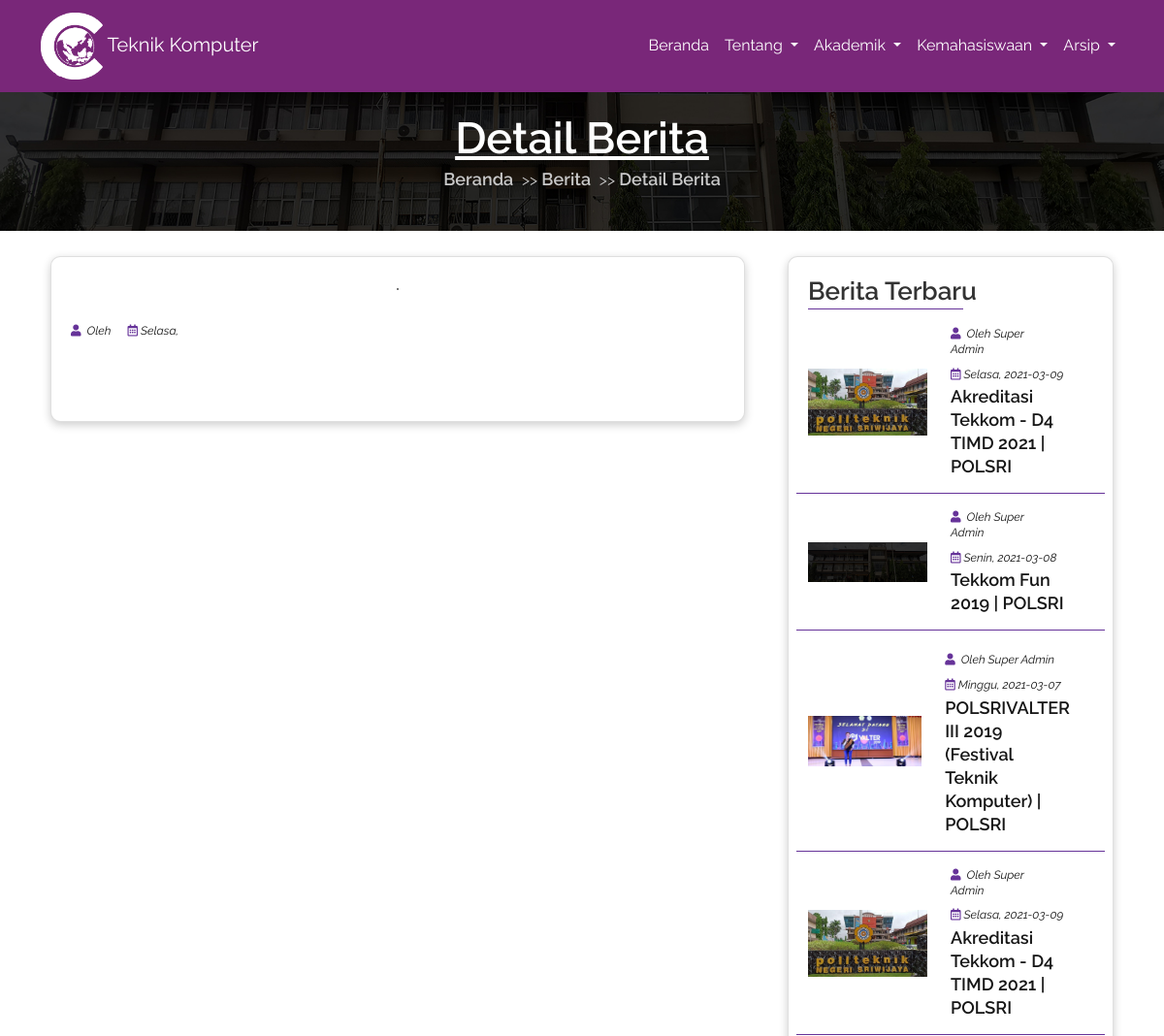
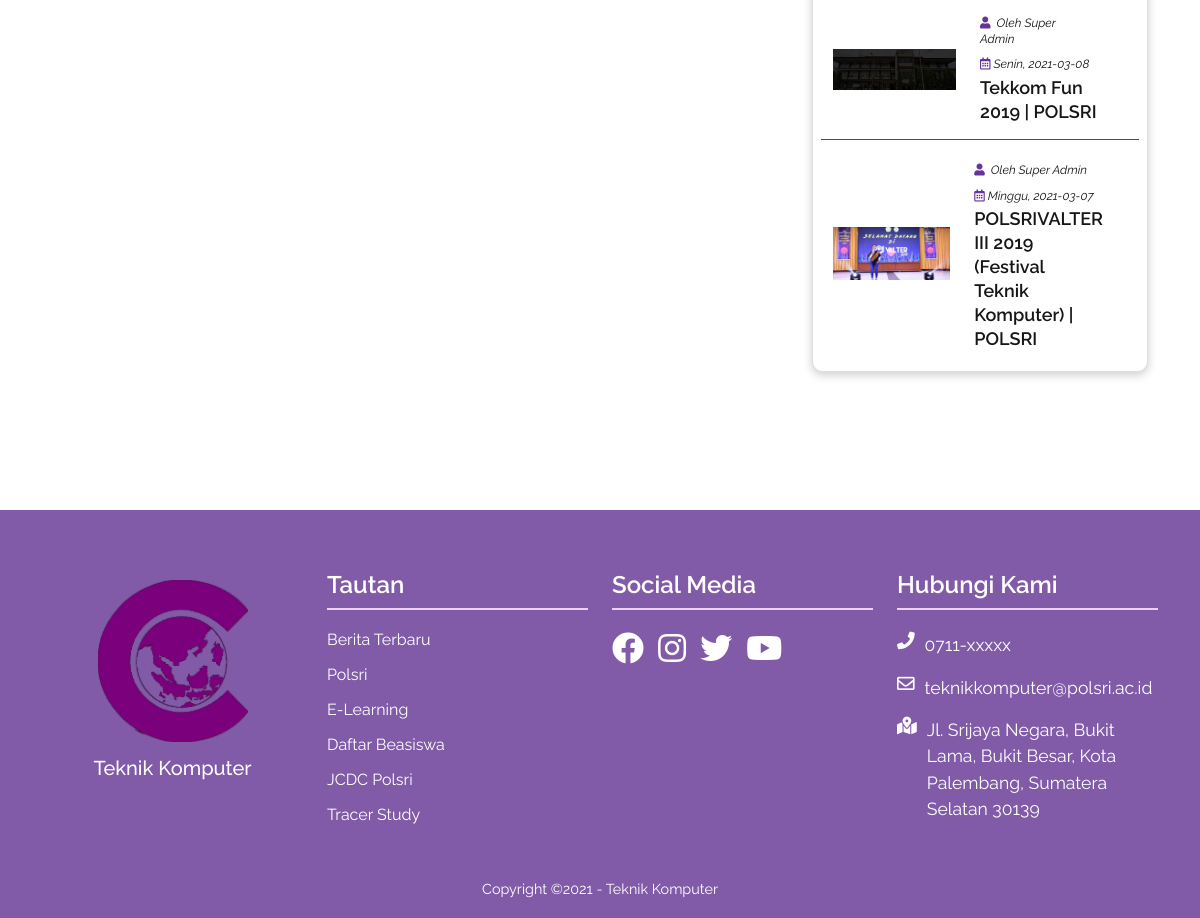
The page /detail-berita.php on the database its author committed (2 pictures, top to bottom).
### tables this page shows
CREATE TABLE `posting` (
  `id` int(24) NOT NULL,
  `judul` varchar(100) NOT NULL,
  `isi` text NOT NULL,
  `foto` varchar(20) NOT NULL,
  `tgl` date NOT NULL,
  `author` varchar(50) NOT NULL,
  `ktg` varchar(20) NOT NULL
);

### detail-berita.php (the view, shortened to what this page needs)
<?php
    include 'assets/config/koneksi.php';
    include 'metatag.php';
?>
<body>
    <nav class="navbar navbar-expand-lg navbar-dark background-navbar fixed-top">
        <?php
            include 'navbar.php';
        ?>
        <section class="breadcrumb bg-with-black">
            <div class="container text-center">
                <h2 class="title">Detail Berita</h2>
                <ul class="links">
                    <li><a href="index.php">Beranda</a></li>
                    <li><a href="berita.php">Berita</a></li>
                    <li><a href="detail-berita.php?id=<?php echo $_GET['id'] ?>">Detail Berita</a></li>
                </ul>
            </div>
        </section>
        <?php
            $data=mysqli_fetch_row(mysqli_query($koneksi,"select * from posting where id='".$_GET['id']."'"));
            $tgl=explode("-",$data[4]);
            $x  = mktime(0, 0, 0, date("$tgl[1]"), date("$tgl[2]"),  date("$tgl[0]"));
                switch(date("l",$x)){
                    case 'Tuesday':$nmh="Selasa";break;
                }
		?>
        <section class="detail-berita">
            <div class="container">
                <div class="row">
                    <div class="col-lg-8 col-md-12 col-sm-12 col-12">
                        <div class="card detail-berita-content">
                            <div class="banner text-center">
                                <img src="assets/images/berita/<?php echo $data[3]?>" alt="">
                            </div>
                            <ul class="meta">
                                <li class="info"><span class="icon"><i class="fas fa-user"></i></span> Oleh
                                    <?php echo $data[5]?></li>
                                <li class="info"><span class="icon"><i
                                            class="far fa-calendar-alt"></i></span><?php echo $nmh.', '.$data[4] ?></li>
                            </ul>
                        </div>
                    </div>
                    <div class="col-lg-4 offset-lg-0 col-md-6 offset-md-3 col-sm-8 offset-sm-2 col-12">
                        <div class="sidebar">
                            <div class="card sidebar-widget">
                                <h2 class="sidebar-title">
                                    Berita Terbaru
                                </h2>
                                <?php
                                    $query=mysqli_query($koneksi,"select * from posting order by id desc limit 7");
                                    while($has=mysqli_fetch_row($query))
                                    {
                                    $tgl=explode("-",$has[4]);
                                    $x  = mktime(0, 0, 0, date("$tgl[1]"), date("$tgl[2]"),  date("$tgl[0]"));
                                        switch(date("l",$x)){
                                            case 'Monday':$nmh="Senin";break;
                                            case 'Tuesday':$nmh="Selasa";break;
                                            case 'Sunday':$nmh="Minggu";break;
                                        }
                                ?>
                                <div class="row content-widget">
                                    <div class="row">
                                        <div class="col img-widget d-flex align-items-center">
                                            <a href="detail-berita.php?id=<?php echo $has[0] ?>"><img
                                                    src="assets/images/berita/<?php echo $has[3] ?>" alt=""></a>
                                        </div>
                                        <div class="col content">
                                            <span class="meta">
                                                <span class="info"><span class="icon"><i class="fas fa-user"></i></span>
                                                    Oleh <?php echo $has[5] ?></span>
                                                <span class="info"><span class="icon"><i
                                                            class="far fa-calendar-alt"></i></span><?php echo $nmh.', '.$has[4] ?></span>
                                            </span>
                                            <div class="row">
                                                <div class="col">
                                                    <a href="detail-berita.php?id=<?php echo $has[0] ?>">
                                                        <span class="content">
                                                            <span class="title"><?php echo $has[1] ?></span>
                                                        </span>
                                                    </a>
                                                </div>
                                            </div>
                                        </div>
                                    </div>
                                </div>
                                <?php } ?>
                            </div>
                        </div>
                    </div>
                </div>
        </section>
        <?php
            include 'footer.php';
        ?>
</body>
</html>

### assets/css/style.css (style rules this page uses)
body { font-family: 'Raleway', sans-serif; }
:root { --primary-color: #792779; --rgb-primary: rgb(121, 39, 121); }
img { max-width: 100%; height: auto; }
ol, ul { list-style-type: none; }
a { text-decoration: none; }
li { list-style-type: none; }
span { font-family: 'Raleway', sans-serif; }
.card { background-color: #fff; color: #333; border-radius: 10px; box-shadow: 0 3px 10px rgb(0, 0, 0, 0.2); padding: 20px; margin: 10px; }
.background-navbar { background-color: var(--primary-color); }
.info span { color: #161616; font-size: 12px; font-style: italic; letter-spacing: 0; line-height: 16px; margin-right: 13px; }
.breadcrumb { background: rgba(0, 0, 0, 0) url('../images/breadcrumb/tekkom.jpg') no-repeat scroll center center / cover; padding: 40px 0 40px; margin-top: 5rem; }
.breadcrumb::before { opacity: 0.8; z-index: -1; }
.breadcrumb .title { color: #ffffff; font-size: 45px; font-weight: 600; line-height: 45px; text-decoration: underline; }
.breadcrumb .links { list-style: outside none none; margin: 9px 0 0; padding: 0; }
.breadcrumb .links li { display: inline-block; padding-right: 25px; position: relative; }
.breadcrumb .links li:last-child { padding-right: 0; }
.breadcrumb .links li::after { color: #c8c8c8; content: '>>'; position: absolute; right: 0; top: 50%; -webkit-transform: translateY(-50%); transform: translateY(-50%); }
.breadcrumb .links li:last-child::after { display: none; }
.breadcrumb .links a { color: #c8c8c8; display: inline-block; font-size: 18px; font-weight: 600; letter-spacing: 0; line-height: 22px; }
.card .content { line-height: 1.6; }
.detail-berita-content .banner { margin: 0 0 19px; }
.detail-berita-content .banner img { width: auto; max-width: 100%; border-radius: 10px; border: 1px solid #161616; }
.detail-berita-content .meta { list-style: outside none none; margin: 0 0 20px; padding: 0; }
.detail-berita-content .meta .info { color: #161616; display: inline-block; font-size: 12px; font-style: italic; letter-spacing: 0; line-height: 16px; margin-right: 13px; }
.detail-berita-content .meta .info:last-child { margin-right: 0; }
.detail-berita-content .meta .info .icon { color: #663399; margin-right: 3px; }
.sidebar-title { font-size: 26px; font-weight: 600; line-height: 30px; margin: 0 0 17px; padding: 0 0 4px; position: relative; }
.sidebar-title::after { background: #663399 none repeat scroll 0 0; bottom: 0; content: ''; height: 1px; left: 0; position: absolute; width: 160px; }
.content-widget { border-bottom: 0.5px solid #663399; display: block; margin-bottom: 16px; padding-bottom: 15px; }
.content-widget:last-child { border-bottom: 0 none; margin-bottom: 0; padding-bottom: 0; }
.content .meta { list-style: outside none none; margin: 0 0 9px; padding: 0; }
.content .meta .info { border: 0 none; color: #161616; display: inline-block; font-size: 12px; font-style: italic; letter-spacing: 0; line-height: 16px; margin-bottom: 0; margin-right: 13px; padding-bottom: 0; }
.content .meta .info:last-child { margin-right: 0; }
.content .meta .info .icon { color: #663399; margin-right: 3px; }
a .content .title { display: block; font-size: 18px; font-weight: 600; letter-spacing: 0; line-height: 24px; color: #161616; }

### rows shown on the page
posting: foto (picture), author "Super Admin", tgl "Selasa", tgl "2021-03-09", judul "Akreditasi Tekkom - D4 TIMD 2021 | POLSRI"
posting: foto (picture), author "Super Admin", tgl "Senin", tgl "2021-03-08", judul "Tekkom Fun 2019 | POLSRI"
posting: foto (picture), author "Super Admin", tgl "Minggu", tgl "2021-03-07", judul "POLSRIVALTER III 2019 (Festival Teknik Komputer) | POLSRI"
posting: foto (picture), author "Super Admin", tgl "Selasa", tgl "2021-03-09", judul "Akreditasi Tekkom - D4 TIMD 2021 | POLSRI"
posting: foto (picture), author "Super Admin", tgl "Senin", tgl "2021-03-08", judul "Tekkom Fun 2019 | POLSRI"
posting: foto (picture), author "Super Admin", tgl "Minggu", tgl "2021-03-07", judul "POLSRIVALTER III 2019 (Festival Teknik Komputer) | POLSRI"

### other values the page prints
$nmh "Selasa"
